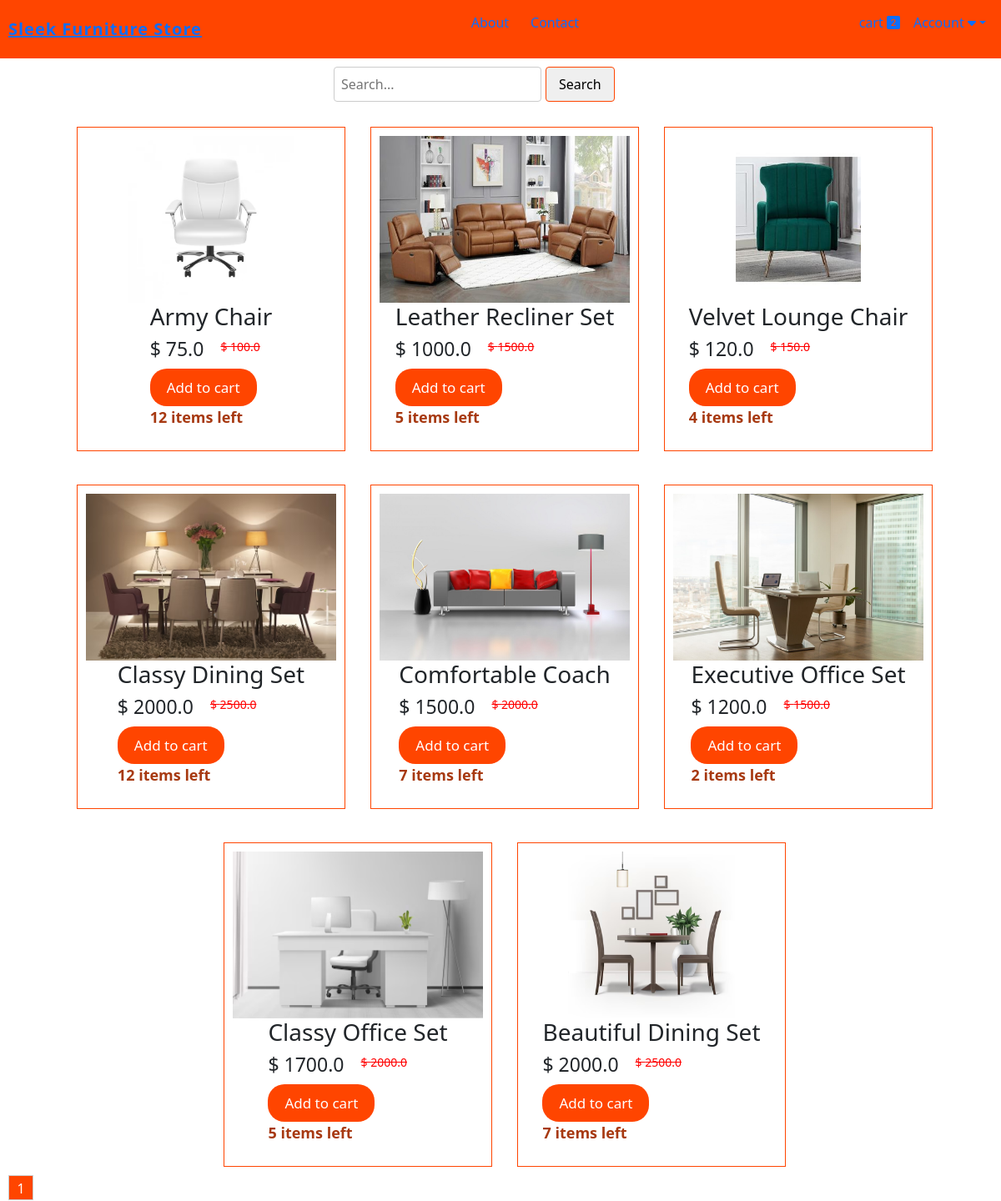
Before: /all_products (signed in) with the older database file.
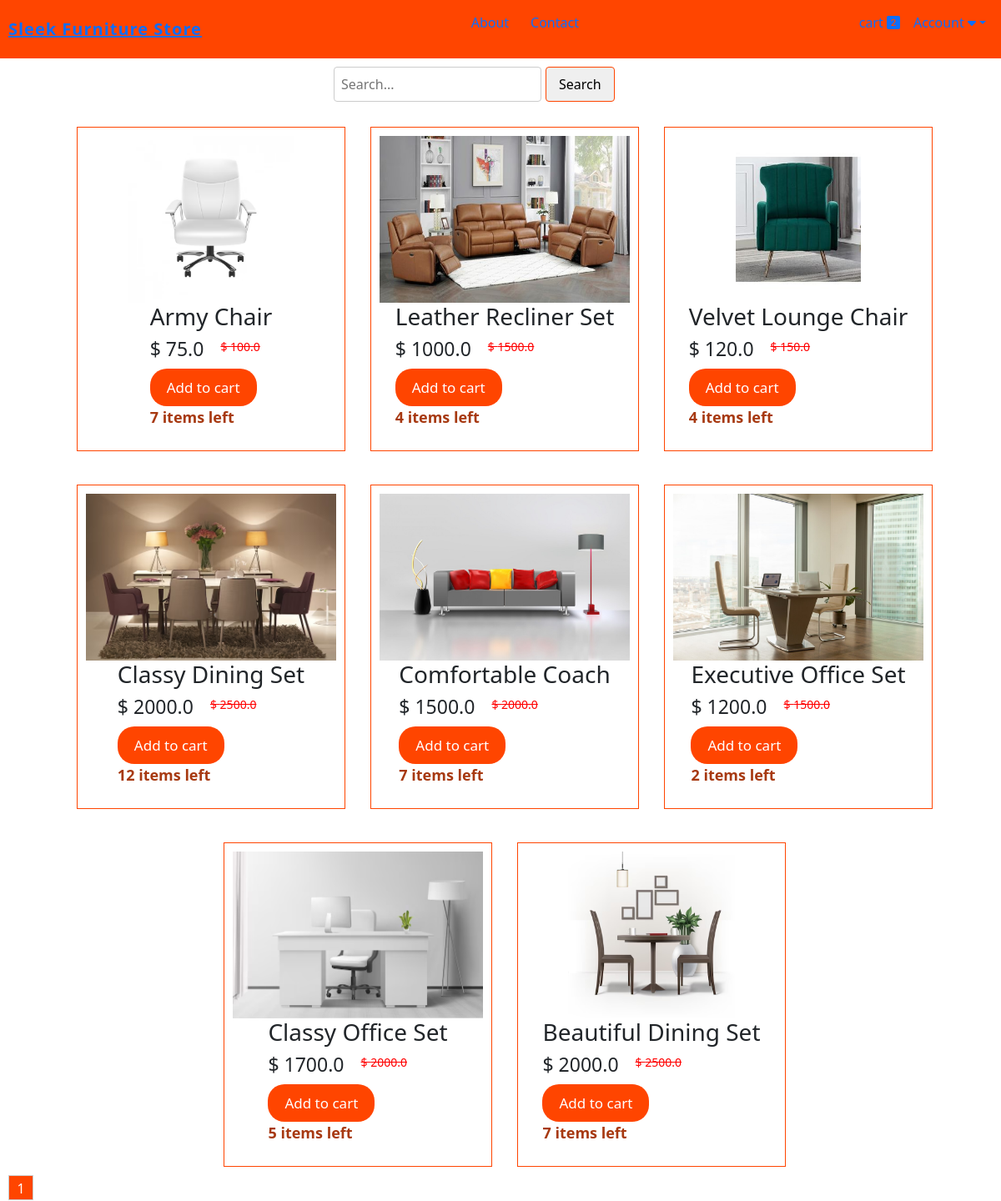
After: the same page with the newer database file.
### website/models.py (models this page shows, shortened)
class Product(db.Model):
    id = db.Column(db.Integer, primary_key=True)
    product_name = db.Column(db.String(100), nullable=False)
    current_price = db.Column(db.Float, nullable=False)
    previous_price = db.Column(db.Float, nullable=False)
    in_stock = db.Column(db.Integer, nullable=False)
    product_picture = db.Column(db.String(1000), nullable=False)
    flash_sale = db.Column(db.Boolean, default=False)
    date_added = db.Column(db.DateTime(), default=datetime.utcnow)
    carts = db.relationship('Cart', backref='product', cascade='all, delete-orphan')
    orders = db.relationship('Order', backref='product', cascade='all, delete-orphan')

### website/views.py (the view)
@views.route('/all_products')
def products():
    page = request.args.get('page', 1, type=int)
    per_page = 8
    items = Product.query.paginate(page=page, per_page=per_page)
    cart_items = Cart.query.filter_by(customer_link=current_user.id).all() if current_user.is_authenticated else []
    return render_template('allproducts.html', items=items, cart=cart_items)

### website/__init__.py (called while the page is built)
def create_app():
    app = Flask(__name__)
    app.config['SECRET_KEY'] = 'Marymutiso' #For encrypting session data for auth etc.
    app.config['SQLALCHEMY_DATABASE_URI'] = f'sqlite:///{DB_NAME}'
    db.init_app(app)
    @app.errorhandler(404)
    def page_not_found(error):
        return render_template('404.html'), 404
    login_manager = LoginManager()
    login_manager.init_app(app)
    login_manager.login_view = 'auth.login'
    @login_manager.user_loader
    def load_user(id):
        return Customer.query.get(int(id))
    from .views import views
    from .auth import auth
    from .admin import admin
    from .models import Customer, Product, Cart, Order
    app.register_blueprint(views, url_prefix='/')
    app.register_blueprint(auth, url_prefix='/')
    app.register_blueprint(admin, url_prefix='/')
    with app.app_context():
        create_database()
    return app

### website/templates/allproducts.html (shortened to what this page needs)
{% extends 'base.html' %}
{% block content %}
<form class="search-form" role="search" action="/search" method="POST">
    <input name="search" type="search" placeholder="Search..." aria-label="Search">
    <button type="submit">Search</button>
</form>
<div class="homediv-container">
    {% for item in items %}
    <div class="home-products">
        <div class="product">
            <a href="{{ url_for('views.product', item_id=item.id) }}"><img class="displayimg" src="{{ item.product_picture }}" alt=""></a>
            <div class="product-details">
                <h3>{{ item.product_name }}</h6>
                <div class="price">
                    <h5>$ {{ item.current_price }}</h5>
                    <strike><p>$ {{ item.previous_price }}</p></strike>
                </div>
                <div class="actions">
                    <button><a href="/add-to-cart/{{ item.id }}">Add to cart</a></button>
                    <p style="color: rgb(167, 57, 17); font-weight: 600; font-size: 18px;">{{ item.in_stock }} items left</p>
                </div>
            </div>
        </div>
    </div>
    {% endfor %}
</div>
<div class="pagination">
    {% for page_num in items.iter_pages(left_edge=1, right_edge=1, left_current=1, right_current=2) %}
        {% if page_num %}
            {% if items.page == page_num %}
                <a href="{{ url_for('views.products', page=page_num) }}" class="current-page">{{ page_num }}</a>
            {% else %}
                <a href="{{ url_for('views.products', page=page_num) }}">{{ page_num }}</a>
            {% endif %}
        {% else %}
            <span class="ellipsis">...</span>
        {% endif %}
    {% endfor %}
</div>
{% endblock %}

Changed rows visible on the page:
changed Product "Army Chair": in_stock "12" → "7"
changed Product "Leather Recliner Set": in_stock "5" → "4"
